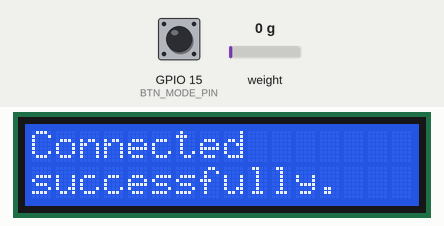
This sketch was run on a simulated ESP32. Parts: 16×2 character LCD. The inputs (shaded band) are chosen by the test bench; at power-on: weight on the scale 0 g, GPIO 15 (BTN_MODE_PIN) HIGH. WiFi joins after 1.5 s; servers stay silent unless stated; EEPROM starts erased; what the sketch prints to the serial monitor is not drawn.

Above: at 15.9 s.
18.1 s: weight on the scale set to 100 g
At 29.4 s:
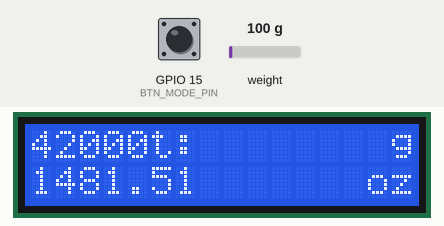
29.7 s: GPIO 15 (BTN_MODE_PIN) pulled LOW for 0.35 s
At 32.3 s:
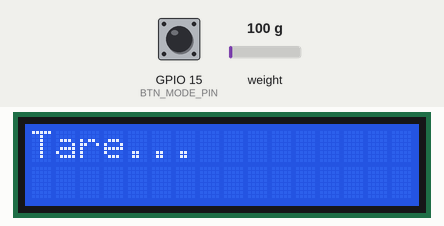
35.5 s: GPIO 15 (BTN_MODE_PIN) pulled LOW for 3.2 s
At 40.3 s:
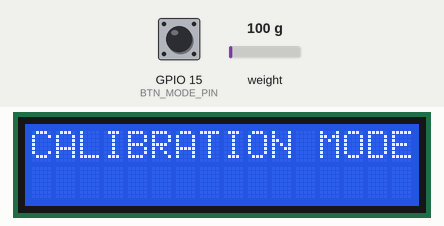
51.9 s: weight on the scale set to 1250 g
At 58.8 s:
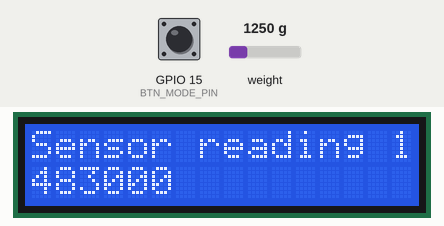
73.4 s: weight on the scale set to 2500 g
At 73.9 s:
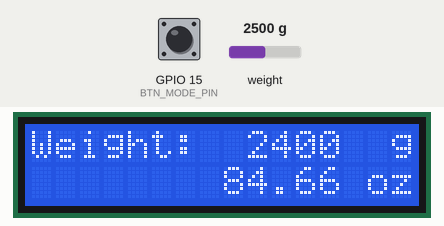
Timing chart, 0 to 76.0 s (numbered marks = the images above; inputs shaded):
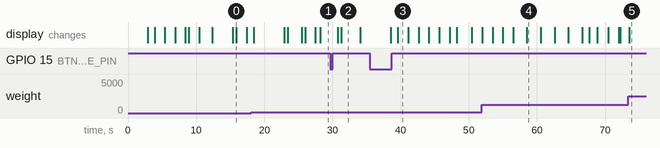

The sketch:

wifiWebServer.ino
```cpp
//>>>>>>>>>>>>>>>>>>>>>>>>>>>>>>>>>>>>>>>>>>>>>>>>>>>>>>>>>>>>>>>>>>>>>>>>>>>>>>>>>>>>>>>>> 05_ESP32_Digital_Scale_Web_Server_STA_Mode
//----------------------------------------Including the libraries.

#include <LiquidCrystal_I2C.h>  // https://github.com/marcoschwartz/LiquidCrystal_I2C
#include "HX711.h"
#include <Preferences.h>
#include <AsyncTCP.h>           // https://github.com/me-no-dev/AsyncTCP
#include <ESPAsyncWebSrv.h>  // https://github.com/me-no-dev/ESPAsyncWebServer
#include <Arduino_JSON.h>
#include "PageIndex.h"
//----------------------------------------

//----------------------------------------Defines the connected PIN between HX711 and ESP32.
#define LOADCELL_DOUT_PIN 5
#define LOADCELL_SCK_PIN  18
//----------------------------------------

// Defines the Button PIN.
#define BTN_MODE_PIN 15

/////////////////// ENTER THE WEIGHT OF OBJECTS WHICH WEIGHT IS ALREADY KNOWN FOR THE CALIBRATION PROCESS ///////////////////
// Defines the weight of an object whose weight is known for the calibration process.
// Before the calibration process, prepare an object with a known weight in grams.
// Then enter the weight value into the "weight_of_object_for_calibration" variable below.
// Use objects weighing 100 grams or more for calibration.
// In this project I used an object weighing 181 grams for calibration.

#define weight_of_object_for_calibration 900
/////////////////////////////////////////////////////////////////////////////////////////////////////////////////////////////

//----------------------------------------SSID and PASSWORD of your WiFi network.
const char* ssid = "eGANET";  //--> Your wifi name
const char* password = "eG@_2022"; //--> Your wifi password
//----------------------------------------

// Timer variables to send weighing results to the server.
unsigned long lastTime = 0;
unsigned long timerDelay = 1500;

// Float variable to load the calibration values stored in the flash memory.
float LOAD_CALIBRATION_FACTOR;

int weight_In_g;        // Int variable to hold the value of the weighing results in units of grams (g).
int last_weight_In_g;   // Int variable to hold the value of the last weighing result in units of grams (g).
float weight_In_oz;     // Float variable to hold the value of the weighing results in units of ounce (oz).

// The variables used to check the parameters passed in the URL.
// Look in the "PageIndex.h" file.
// xhr.open("GET", "BTN_Comd?BTN_Tare=T", true);
// For example :
// BTN_Comd?BTN_Tare=T
// PARAM_INPUT_1 = T
const char* PARAM_INPUT_1 = "BTN_Tare";

// Variable declaration to hold data from the web server.
String BTN_Tare = "";

// Initialize the LiquidCrystal_I2C lib as "lcd" and set the LCD I2C address to 0x27 and set the LCD configuration to 16 x 2.
// In general, the address of a 16x2 I2C LCD is "0x27".
// However, if the address "0x27" doesn't work, you can find out the address with "i2c_scanner". Look here : https://playground.arduino.cc/Main/I2cScanner/
LiquidCrystal_I2C lcd(0x27, 16, 2);

// Initialize the HX711 library as LOADCELL_HX711.
HX711 LOADCELL_HX711;

// Initialize the Preferences library as preferences.
Preferences preferences;

// Initialize JSONVar
JSONVar JSON_All_Data;

// Create AsyncWebServer object on port 80
AsyncWebServer server(80);

// Create an Event Source on /events
AsyncEventSource events("/events");

//________________________________________________________________________________scale_Tare()
void scale_Tare() {
  lcd.clear();
  delay(500);
  lcd.setCursor(0, 0);
  lcd.print("Tare...");
  delay(1000);

  if (LOADCELL_HX711.is_ready()) {
    // Reset the scale to 0 so that the weight reading starts at 0.
    LOADCELL_HX711.tare(); // reset the scale to 0.
    delay(500);
  } else {
    lcd.clear();
    lcd.setCursor(0, 0);
    lcd.print("Error...");
    lcd.setCursor(0, 1);
    lcd.print("HX711 not found.");
    while (1) {
      delay(1000);
    }
  }
}
//________________________________________________________________________________

//________________________________________________________________________________loadcell_Calibration()
void loadcell_Calibration() {
  lcd.clear();
  delay(1000);

  lcd.clear();
  lcd.setCursor(0, 0);
  lcd.print("CALIBRATION MODE");
  delay(1500);

  for (byte i = 0; i < 2; i++) {
    lcd.clear();
    lcd.setCursor(0, 0);
    lcd.print("Do not place");
    lcd.setCursor(0, 1);
    lcd.print("any object");
    delay(1500);

    lcd.clear();
    lcd.setCursor(0, 0);
    lcd.print("on the scale.");
    delay(1500);
  }

  lcd.clear();
  lcd.setCursor(0, 0);
  lcd.print("Please wait...");
  delay(1000);

  lcd.clear();
  lcd.setCursor(0, 0);
  lcd.print("Start");
  lcd.setCursor(0, 1);
  lcd.print("calibration...");
  delay(1000);

  if (LOADCELL_HX711.is_ready()) {
    // Set the scale.
    LOADCELL_HX711.set_scale();
    delay(100);

    // Reset the scale to 0.
    LOADCELL_HX711.tare();
    delay(100);

    for (byte i = 0; i < 2; i++) {
      lcd.clear();
      lcd.setCursor(0, 0);
      lcd.print("Place an object");
      lcd.setCursor(0, 1);
      lcd.print("on the scale");
      delay(1500);

      lcd.clear();
      lcd.setCursor(0, 0);
      lcd.print("weighing 150 g");
      lcd.setCursor(9, 0);
      lcd.print(weight_of_object_for_calibration);
      lcd.print(" g");
      delay(1500);
    }

    lcd.clear();
    delay(1000);

    long sensor_Reading_Results = 0;

    for (byte i = 0; i < 5; i++) {
      sensor_Reading_Results = LOADCELL_HX711.get_units(10);
      lcd.clear();
      lcd.setCursor(0, 0);
      lcd.print("Sensor reading ");
      lcd.print(i + 1);
      lcd.setCursor(0, 1);
      lcd.print(sensor_Reading_Results);
      delay(1000);
    }

    lcd.clear();
    delay(1000);

    // Formula to get CALIBRATION_FACTOR value.
    float CALIBRATION_FACTOR = sensor_Reading_Results / weight_of_object_for_calibration;

    // Saves calibration values to flash memory.
    preferences.putFloat("CFVal", CALIBRATION_FACTOR);
    delay(100);

    // Load calibration values stored in flash memory.
    LOAD_CALIBRATION_FACTOR = preferences.getFloat("CFVal", 0);
    delay(100);

    lcd.clear();
    lcd.setCursor(0, 0);
    lcd.print("Calibration Val:");
    lcd.setCursor(0, 1);
    lcd.print(LOAD_CALIBRATION_FACTOR);
    delay(1500);

    // Set the scale with the CALIBRATION_FACTOR value.
    LOADCELL_HX711.set_scale(LOAD_CALIBRATION_FACTOR);
    delay(100);

    lcd.clear();
    lcd.setCursor(0, 0);
    lcd.print("Calibration");
    lcd.setCursor(0, 1);
    lcd.print("complete.");
    delay(1500);

    lcd.clear();
  } else {
    lcd.clear();
    lcd.setCursor(0, 0);
    lcd.print("Error...");
    lcd.setCursor(0, 1);
    lcd.print("HX711 not found.");
    while (1) {
      delay(1000);
    }
  }
}
//________________________________________________________________________________

//________________________________________________________________________________VOID SETUP()
void setup() {
  // put your setup code here, to run once:
  Serial.begin(115200);
  Serial.println();
  delay(1000);

  Serial.println();
  Serial.println("Start Setup...");
  delay(100);

  pinMode(BTN_MODE_PIN, INPUT_PULLUP);
  delay(100);

  Serial.println();
  Serial.println("Open Preferences with namespace \"CF\" on flash memory.");
  preferences.begin("CF", false);
  delay(100);

  Serial.println();
  Serial.println("Load calibration values stored in flash memory.");
  // Loads the calibration value stored in the flash memory after the calibration process is complete.
  LOAD_CALIBRATION_FACTOR = preferences.getFloat("CFVal", 0);
  delay(500);

  Serial.println();
  Serial.print("CALIBRATION_FACTOR : ");
  Serial.println(LOAD_CALIBRATION_FACTOR);
  delay(500);

  Serial.println();
  Serial.println("Setting up the LCD.");
  delay(500);
  // Initialize lcd.
  lcd.init();
  // Turn on the LED backlight on the LCD.
  lcd.backlight();

  Serial.println();
  Serial.println("Do not place any object on the scale until setup is complete.");
  delay(500);

  lcd.clear();
  delay(500);
  lcd.setCursor(0, 0);
  lcd.print("Do not place");
  lcd.setCursor(0, 1);
  lcd.print("any object");
  delay(1500);

  lcd.clear();
  lcd.setCursor(0, 0);
  lcd.print("on the scale");
  delay(1500);

  lcd.clear();
  lcd.setCursor(0, 0);
  lcd.print("until setup");
  lcd.setCursor(0, 1);
  lcd.print("is complete");
  delay(1500);

  lcd.clear();
  delay(500);
  lcd.setCursor(0, 0);
  lcd.print("Start setup...");
  delay(1500);

  lcd.clear();

  LOADCELL_HX711.begin(LOADCELL_DOUT_PIN, LOADCELL_SCK_PIN);
  delay(100);

  // Set the scale with the CALIBRATION_FACTOR value.
  LOADCELL_HX711.set_scale(LOAD_CALIBRATION_FACTOR);
  delay(100);

  // Reset the scale to 0 so that the weight reading starts at 0.
  LOADCELL_HX711.tare();
  delay(100);

  //---------------------------------------- Set Wifi to STA mode
  Serial.println();
  Serial.println("-------------");
  Serial.println("WIFI mode : STA");
  WiFi.mode(WIFI_STA);
  Serial.println("-------------");
  //----------------------------------------

  delay(100);

  //---------------------------------------- Connect to Wi-Fi (STA).
  lcd.clear();
  delay(500);
  lcd.setCursor(0, 0);
  lcd.print("Connecting...");
  delay(1500);

  Serial.println("------------");
  Serial.println("WIFI STA");
  Serial.print("Connecting to ");
  Serial.println(ssid);
  WiFi.begin(ssid, password);

  //:::::::::::::::::: The process of connecting ESP32 with WiFi Hotspot / WiFi Router.
  // The process timeout of connecting ESP32 with WiFi Hotspot / WiFi Router is 20 seconds.
  // If within 20 seconds the ESP32 has not been successfully connected to WiFi, the ESP32 will restart.
  // I made this condition because on my ESP32, there are times when it seems like it can't connect to WiFi, so it needs to be restarted to be able to connect to WiFi.

  int connecting_process_timed_out = 20; //--> 20 = 20 seconds.
  connecting_process_timed_out = connecting_process_timed_out * 2;
  while (WiFi.status() != WL_CONNECTED) {
    Serial.print(".");
    delay(500);
    if (connecting_process_timed_out > 0) connecting_process_timed_out--;
    if (connecting_process_timed_out == 0) {
      delay(1000);
      ESP.restart();
    }
  }

  Serial.println("");
  Serial.println("WiFi connected");
  Serial.println("------------");

  lcd.clear();
  delay(500);
  lcd.setCursor(0, 0);
  lcd.print("Connected");
  lcd.setCursor(0, 1);
  lcd.print("successfully.");
  delay(1500);
  lcd.clear();
  //::::::::::::::::::
  //----------------------------------------

  delay(500);

  //---------------------------------------- Handle Web Server
  Serial.println();
  Serial.println("Setting Up the Main Page on the Server.");
  server.on("/", HTTP_GET, [](AsyncWebServerRequest * request) {
    request->send_P(200, "text/html", MAIN_page);
  });
  //----------------------------------------

  //---------------------------------------- Handle Web Server Events
  Serial.println();
  Serial.println("Setting up event sources on the Server.");
  events.onConnect([](AsyncEventSourceClient * client) {
    if (client->lastId()) {
      Serial.printf("Client reconnected! Last message ID that it got is: %u\n", client->lastId());
    }
    // send event with message "hello!", id current millis
    // and set reconnect delay to 10 second
    client->send("hello!", NULL, millis(), 10000);
  });
  //----------------------------------------

  //---------------------------------------- Send a GET request to <ESP_IP>/BTN_Comd?BTN_Tare=<inputMessage1>
  server.on("/BTN_Comd", HTTP_GET, [] (AsyncWebServerRequest * request) {
    //::::::::::::::::::
    // GET input value on <ESP_IP>/BTN_Comd?BTN_Tare=<inputMessage1>
    // PARAM_INPUT_1 = inputMessage1
    // BTN_Tare = PARAM_INPUT_1
    //::::::::::::::::::

    if (request->hasParam(PARAM_INPUT_1)) {
      BTN_Tare = request->getParam(PARAM_INPUT_1)->value();

      Serial.println();
      Serial.print("BTN_Tare : ");
      Serial.println(BTN_Tare);
    }
    else {
      BTN_Tare = "No message";
      Serial.println();
      Serial.print("BTN_Tare : ");
      Serial.println(BTN_Tare);
    }
    request->send(200, "text/plain", "OK");
  });
  //----------------------------------------

  //---------------------------------------- Adding event sources on the Server.
  Serial.println();
  Serial.println("Adding event sources on the Server.");
  server.addHandler(&events);
  //----------------------------------------

  //---------------------------------------- Starting the Server.
  Serial.println();
  Serial.println("Starting the Server.");
  server.begin();
  //----------------------------------------

  Serial.println();
  Serial.println("------------");
  Serial.print("ESP32 IP address : ");
  Serial.println(WiFi.localIP());
  Serial.println();
  Serial.println("Visit the IP Address above in your browser to open the main page.");
  Serial.println("------------");
  Serial.println();

  lcd.clear();
  delay(500);
  lcd.setCursor(0, 0);
  lcd.print("IP Address :");
  lcd.setCursor(0, 1);
  lcd.print(WiFi.localIP());
  delay(4000);

  Serial.println();
  Serial.print("Setup complete.");
  delay(500);

  lcd.clear();
  delay(500);
  lcd.setCursor(0, 0);
  lcd.print("Setup complete.");
  delay(1500);

  Serial.println();
  Serial.println("The scale is ready to use.");
  delay(500);

  lcd.clear();
  delay(500);
  lcd.setCursor(0, 0);
  lcd.print("The scale");
  lcd.setCursor(0, 1);
  lcd.print("is ready to use.");
  delay(1500);

  lcd.clear();
  delay(500);
}
//________________________________________________________________________________

//________________________________________________________________________________VOID LOOP()
void loop() {
  // put your main code here, to run repeatedly:

  //----------------------------------------The process of reading the weight and displaying it on the LCD.
  // Acquire reading without blocking.
  // It is also possible to define a maximum timeout to wait for the hardware to be initialized.
  // This won't send the program into a spinlock when the scale is disconnected and will probably also account for hardware failures.
  // Source : https://github.com/bogde/HX711#non-blocking-mode
  if (LOADCELL_HX711.wait_ready_timeout(100)) {
    // From the experiments I did, if you want a stable weighing value, use get_units(5), or you can replace the value 5 with a value of 6 to 10.
    // But the effect is to get the sensor reading results to be slower.

    // Get the reading of the object's weight in grams (g).
    weight_In_g = LOADCELL_HX711.get_units(2);

    // Get the reading of the object's weight in ounce (oz).
    // The ounce is a unit of mass that has several definitions depending on the system of units.
    // As an example :
    // - If you use "International avoirdupois ounce", then 1 ounce = 28.349523125 grams.
    // - If you use "French ounce (once)", then 1 ounce = 30.59 grams.
    // - For more details, you can see here: https://en.wikipedia.org/wiki/Ounce.
    // - In this project, I use "International avoirdupois ounce".
    weight_In_oz = float(weight_In_g) / 28.34952;

    //::::::::::::::::::The condition for refreshing the LCD display is only in the weight value section.
    if (last_weight_In_g != weight_In_g) {
      lcd.setCursor(7, 0);
      lcd.print("       ");
      lcd.setCursor(7, 1);
      lcd.print("       ");
    }
    //::::::::::::::::::

    lcd.setCursor(0, 0);
    lcd.print("Weight:");

    String check_isNegative;

    //::::::::::::::::::Condition for displaying the weight value (weighing result) in gram (g) units on the LCD with right alignment.
    byte x_pos_g;
    check_isNegative = String(weight_In_g);

    if (abs(weight_In_g) >= 0 && abs(weight_In_g) <= 9) {
      x_pos_g = 12;
    } else if (abs(weight_In_g) >= 10 && abs(weight_In_g) <= 99) {
      x_pos_g = 11;
    } else if (abs(weight_In_g) >= 100 && abs(weight_In_g) <= 999) {
      x_pos_g = 10;
    } else if (abs(weight_In_g) >= 1000 && abs(weight_In_g) <= 5000) {  // I'm using a loadcell sensor with a maximum load weight of 5000 g (5 kg).
      x_pos_g = 9;
    }

    if (check_isNegative[0] == '-') x_pos_g = x_pos_g - 1;

    lcd.setCursor(x_pos_g, 0);
    lcd.print(weight_In_g);

    lcd.setCursor(15, 0);
    lcd.print("g");
    //::::::::::::::::::

    check_isNegative = "";

    //::::::::::::::::::Condition for displaying the weight value (weighing result) in ounces (oz) units on the LCD with right alignment.
    byte x_pos_oz;
    check_isNegative = String(weight_In_oz);

    if (abs(weight_In_oz) >= 0 && abs(weight_In_oz) <= 9.99) {
      x_pos_oz = 9;
    } else if (abs(weight_In_oz) >= 10 && abs(weight_In_oz) <= 99.99) {
      x_pos_oz = 8;
    } else if (abs(weight_In_oz) >= 100 && abs(weight_In_oz) <= 177.00) {  // I'm using a loadcell sensor with a maximum load weight of 5000 g (5 kg) = approximately 176.37 ounces (oz).
      x_pos_oz = 7;
    }

    if (check_isNegative[0] == '-') x_pos_oz = x_pos_oz - 1;

    lcd.setCursor(x_pos_oz, 1);
    lcd.print(weight_In_oz, 2);

    lcd.setCursor(14, 1);
    lcd.print("oz");
    //::::::::::::::::::

    // Stores the last weight value (weighing value).
    last_weight_In_g = weight_In_g;

    //Serial.print("Weight : ");
    //Serial.print(weight_In_g);
    //Serial.print(" g");
    //Serial.print(" | ");
    //Serial.print(weight_In_oz, 2);
    //Serial.println(" oz");
  } else {
    lcd.clear();
    lcd.setCursor(0, 0);
    lcd.print("Error...");
    lcd.setCursor(0, 1);
    lcd.print("HX711 not found.");
    while (1) {
      delay(1000);
    }
  }
  //----------------------------------------

  //----------------------------------------Timer to send weighing results to the server.
  // The weighing result is sent to the server every 1500 milliseconds (see "timerDelay" variable).
  if ((millis() - lastTime) > timerDelay) {
    // Enter the data into JSONVar(JSON_All_Data).
    JSON_All_Data["weight_In_g"] = weight_In_g;

    // Create a JSON String to hold all data.
    String JSON_All_Data_Send = JSON.stringify(JSON_All_Data);

    // Send Event to client with weighing result value in gram units Every 1500 milliseconds.
    events.send("ping", NULL, millis());
    events.send(JSON_All_Data_Send.c_str(), "allDataJSON" , millis());
    lastTime = millis();
  }
  //----------------------------------------

  //----------------------------------------Calling the "scale_Tare()" function via the web page.
  if (BTN_Tare == "T") {
    BTN_Tare = "";
    Serial.println();
    Serial.println("Tare...");
    scale_Tare();
  }
  //----------------------------------------

  //----------------------------------------The condition that is executed when the "MODE" button is pressed.
  // - If the "MODE" button is pressed once, it will call the "TARE" function. The "TARE" function is useful for ignoring the weight of certain objects in the weighing process.
  //   For example, if you want to weigh the water in a cup, you must ignore the weight of the cup to get the net weight of the water.
  //   To do that, you place the glass first on the scale, then press the "MODE" button once, then the weight reading will be 0 (the cup weight is ignored).
  //   Then you can pour water into a cup to get the weight value of the water.
  //
  // - If the "MODE" button is long pressed until the text "CALIBRATION MODE" appears on the LCD, then release the button, then it will go to calibration mode.
  //   Calibration mode is useful for calibrating loadcell sensors.
  if (digitalRead(BTN_MODE_PIN) == LOW) {
    byte btn_mode_cnt = 0;

    while (digitalRead(BTN_MODE_PIN) == LOW) {
      btn_mode_cnt++;
      if (btn_mode_cnt > 3) {
        loadcell_Calibration();
        break;
      }
      delay(1000);
    }

    while (digitalRead(BTN_MODE_PIN) == HIGH) {
      if (btn_mode_cnt < 3) scale_Tare();
      break;
    }
  }
  //----------------------------------------
}
//________________________________________________________________________________
//<<<<<<<<<<<<<<<<<<<<<<<<<<<<<<<<<<<<<<<<<<<<<<<<<<<<<<<<<<<<<<<<<<<<<<<<<<<<<<<<<<<<<<<<<
```

Source omitted: PageIndex.h (5840 bytes)

Measured:
- after the input at 18.1 s, the display: first differs from a run without the input after 10.1 s (image 1)
- after the input at 29.7 s, the display: first changes after 1.1 s (image 2 shows a later state)
- after the input at 35.5 s, the display: first changes after 3.1 s (image 3 shows a later state)
- after the input at 73.4 s, the display: changes after 0.17 s (image 5)
- what the display in image 0 shows lasts 1.5 s, from 15.9 s to 17.4 s
- what the display in image 2 shows lasts 2.7 s, from 31.3 s to 34.0 s
- what the display in image 4 shows lasts 2.1 s, from 58.5 s to 60.6 s
